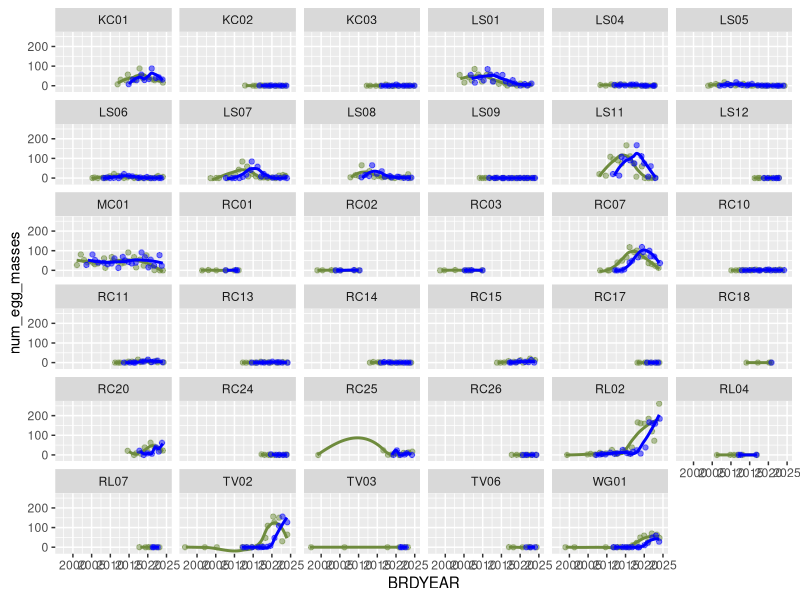
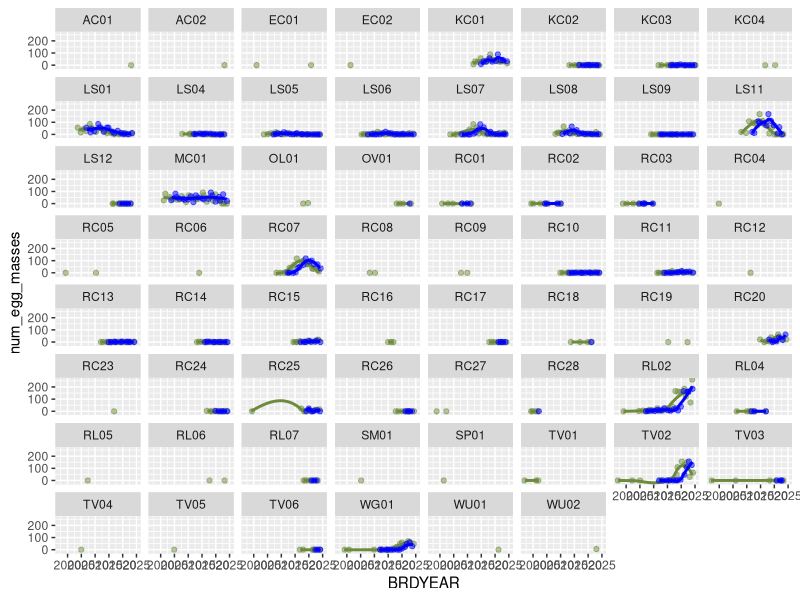

These charts were generated, in order, by the following R code: (Note: this script raises an error after producing the figures.)
## ---- chunk 1
knitr::opts_chunk$set(echo = TRUE)
knitr::opts_chunk$set(warning = FALSE)
## ---- chunk 2
library(dplyr)
library(ggplot2)
library(tidyverse)
setwd(here::here("code"))
# source("1_data_prep.R")
data <- read_csv(here::here("data", "filtered_raw_data.csv"))
between_year_data <- read_csv(here::here("data", "between_year_data.csv"))
complete_btw_data <- read_csv(here::here("data", "complete_btw_data.csv"))
onset_of_breeding_surv <- read_csv(here::here("data", "onset_of_breeding.csv"))
## ---- chunk 3
#summary information of egg masses count

#total number of egg masses is 3939
sum(data$NumberofEggMasses, na.rm = TRUE)

#maximum number of egg masses for a given survey is 25, while the mean is 0.857
summary(data$NumberofEggMasses,na.rm = TRUE)
## ---- chunk 4
statistics <- data %>% 
  group_by(BRDYEAR,Watershed,LocationID) %>% 
  summarize(survey_count = n_distinct(EventGUID),
            mean_egg_num = (sum(NumberofEggMasses, na.rm = TRUE)/survey_count),
            total_egg_num =sum(NumberofEggMasses, na.rm = TRUE),
            firstEgg = min(dayOfWY), 
            lastEgg = max(dayOfWY), 
            breedingLength = max(dayOfWY) - min(dayOfWY))
statistics
## ---- chunk 5
# ranges of each variable for summary data table
data_mins <- data.frame(sapply(data, min, na.rm = TRUE))
data_maxs <- data.frame(sapply(data, max, na.rm = TRUE))
data_means <- data.frame(sapply(data, mean, na.rm = TRUE))
count(data, LocationID)
## ---- chunk 6
between_year_data_lagged <- between_year_data %>%
  group_by(LocationID) %>%
  arrange(BRDYEAR) %>%
  mutate(num_egg_masses_lag = lag(num_egg_masses, n = 3)) %>%
  ungroup()

lag_sites <- ggplot(between_year_data_lagged, aes(x=BRDYEAR)) +
  geom_jitter(aes(y=num_egg_masses), color="darkolivegreen4", alpha=0.5) +
  geom_smooth(aes(y=num_egg_masses), color="darkolivegreen4",alpha=0.3, se=F) +
  geom_jitter(aes(y=num_egg_masses_lag), color="blue", alpha=0.5) +
  geom_smooth(aes(y=num_egg_masses_lag), color="blue", alpha=0.3, se=F) +
  facet_wrap(.~LocationID)

## more relevant, just seemingly (at quick glance) continous sites
cont_btw_lag <- between_year_data_lagged %>% filter(LocationID=='KC01' | LocationID=='KC02' |LocationID=='KC03' | LocationID=='LS01' | LocationID=='LS04' | LocationID=='LS05' | LocationID=='LS06' | LocationID=='LS07' | LocationID=='LS08' | LocationID=='LS09' | LocationID=='LS11' | LocationID=='LS12' | LocationID=='MC01' | LocationID=='RC01' | LocationID=='RC02' | LocationID=='RC03' | LocationID=='RC07' | LocationID=='RC10' | LocationID=='RC11' | LocationID=='RC13' | LocationID=='RC14' | LocationID=='RC15' | LocationID=='RC17' | LocationID=='RC18' | LocationID=='RC20' | LocationID=='RC24' | LocationID=='RC25' | LocationID=='RC26' | LocationID=='RL02' | LocationID=='RL04' | LocationID=='RL07' | LocationID=='TV02' | LocationID=='TV03' | LocationID=='TV06' | LocationID=='WG01')

cont_lag_sites <- ggplot(cont_btw_lag, aes(x=BRDYEAR)) +
  geom_jitter(aes(y=num_egg_masses), color="darkolivegreen4", alpha=0.5) +
  geom_smooth(aes(y=num_egg_masses), color="darkolivegreen4",alpha=0.3, se=F) +
  geom_jitter(aes(y=num_egg_masses_lag), color="blue", alpha=0.5) +
  geom_smooth(aes(y=num_egg_masses_lag), color="blue", alpha=0.3, se=F) +
  facet_wrap(.~LocationID)
## ---- chunk 7
# Darren believes there is data 2004-2010 at Mori/Laguna Salada, Milagra, Big Lagoon, & Rodeo which prompted us to revisit our data before 2010 (prev filtered out)

false_validation <- raw_data %>% select(Validation) %>% 
  group_by(Validation) %>% 
  summarise(Counts=n())

# copied the filtering process used to create "data" from 1_data_prep. ADDED filter <2010
pre2010_data <- unfiltered_data %>% 
  group_by(LocationID, BRDYEAR) %>% 
  summarize(survey_count_site_yr = n_distinct(EventGUID), .groups = "drop") %>% 
  ungroup() %>% 
  full_join(unfiltered_data, by = c("LocationID" = "LocationID", "BRDYEAR" = "BRDYEAR")) %>% 
  filter(survey_count_site_yr > 1) %>% 
  filter(BRDYEAR < 2010) %>%
  mutate(
    Watershed = droplevels(Watershed),
    LocationID = droplevels(LocationID)) %>%
  mutate(
    LocationID = case_when(
      LocationID == "LS02" | LocationID == "LS03" ~ "LS11",
      TRUE ~ LocationID)) %>% 
  mutate(LocationID = case_when( # fix lowercase LocationIDs (ex: rc01 to RC01)
    LocationID == "rc01" ~ "RC01",
    LocationID == "rc02" ~ "RC02",
    LocationID == "rc03" ~ "RC03",
    TRUE ~ LocationID #keeps other values unchanged
  ))

# between year pre-2010 data
btw_pre2010_data <- pre2010_data %>% 
  select(LocationID, BRDYEAR, Watershed, NumberofEggMasses, AirTemp, WaterTemp, MaxD, WaterSalinity, CoastalSite, yearly_rain, ground_sub, ground_emerg, ground_open_water, interpolated_canopy, water_flow, water_regime) %>% 
  group_by(LocationID, BRDYEAR) %>% 
  summarize(
    mean_max_depth = ifelse(all(is.na(MaxD)), NA, mean(MaxD, na.rm = TRUE)),
    max_depth = ifelse(all(is.na(MaxD)), NA, max(MaxD, na.rm = TRUE)),
    mean_salinity = ifelse(all(is.na(WaterSalinity)), NA, mean(WaterSalinity, na.rm = TRUE)),
    max_salinity = ifelse(all(is.na(WaterSalinity)), NA, max(WaterSalinity, na.rm = TRUE)),
    AirTemp = ifelse(all(is.na(AirTemp)), NA, mean(AirTemp, na.rm = TRUE)),
    WaterTemp = ifelse(all(is.na(WaterTemp)), NA, mean(WaterTemp, na.rm = TRUE)),
    num_egg_masses = sum(NumberofEggMasses, na.rm = TRUE), 
    mean_percent_sub = ifelse(all(is.na(ground_sub)), NA, mean(ground_sub, na.rm = TRUE)),
    mean_percent_emerg = ifelse(all(is.na(ground_emerg)), NA, mean(ground_emerg, na.rm = TRUE)),
    mean_percent_water = ifelse(all(is.na(ground_open_water)), NA, mean(ground_open_water, na.rm = TRUE)),
    across(everything(), ~first(.))) %>% 
  select(-MaxD, -WaterSalinity, -NumberofEggMasses, -ground_sub, -ground_emerg, -ground_open_water) %>% 
  mutate(mean_salinity = if_else(CoastalSite, mean_salinity, 0),
         max_salinity = if_else(CoastalSite, max_salinity, 0)) %>% 
  select(-max_salinity, -mean_salinity) %>% # deleting salinity from between year
  ungroup()


# creating a "complete case" column
btw_pre2010_data$complete_case <- complete.cases(btw_pre2010_data)
complete_btw_pre2010_data <- btw_pre2010_data %>% filter(complete_case == TRUE)


pre2010_eggs <- pre2010_data %>% 
  group_by(BRDYEAR,Watershed,LocationID) %>% 
  summarize(survey_count = n_distinct(EventGUID),
            total_egg_num =sum(NumberofEggMasses, na.rm = TRUE),
            firstEgg = min(dayOfWY))

# onset of breeding pre2010
onset_pre2010 <- onset_of_breeding %>% 
  filter(BRDYEAR < 2010)

# creating a "complete case" column
onset_pre2010$complete_case <- complete.cases(onset_pre2010)
complete_onset_pre2010 <- onset_pre2010 %>% filter(complete_case == TRUE)
## ---- chunk 8
# LOCATIONID: number eggs vs. year
## only pre2010 data
ggplot(btw_pre2010_data, aes(BRDYEAR, num_egg_masses)) +
  geom_point() +
  geom_line() +
  facet_wrap(.~LocationID)

ggplot(btw_pre2010_data, aes(x=BRDYEAR, y=num_egg_masses, color=LocationID)) +
  geom_point() +
  geom_smooth(se=FALSE) +
  xlab("Year")

## all years
ggplot(between_year_data, aes(BRDYEAR, num_egg_masses)) +
  geom_point() +
  geom_line() +
  facet_wrap(.~LocationID)

ggsave('btw year - eggs by location.png', width = 15, height = 8, units = "in", path = "~/Documents/Berkeley/junior 2023-24/spring24/frog job/CRLF2/Output")

ggplot(between_year_data, aes(x=BRDYEAR, y=num_egg_masses, color=LocationID)) +
  geom_point() +
  geom_smooth(se=FALSE) +
  xlab("Year")

# WATERSHED: number eggs vs. year
## only pre2010 data
ggplot(btw_pre2010_data, aes(BRDYEAR, num_egg_masses)) +
  geom_point() +
  geom_line() +
  facet_wrap(.~Watershed)

ggplot(btw_pre2010_data, aes(x=BRDYEAR, y=num_egg_masses, color=Watershed)) +
  geom_point() +
  geom_smooth(se=FALSE) +
  xlab("Year")

## all data
ggplot(between_year_data, aes(BRDYEAR, num_egg_masses)) +
  geom_point() +
  geom_line() +
  facet_wrap(.~Watershed)
ggsave('btw year - eggs by watershed.png', width = 15, height = 8, units = "in", path = "~/Documents/Berkeley/junior 2023-24/spring24/frog job/CRLF2/Output")


ggplot(between_year_data, aes(x=BRDYEAR, y=num_egg_masses, color=Watershed)) +
  geom_point() +
  geom_smooth(se=FALSE) +
  xlab("Year")
## ---- chunk 9
# plots for data comparisons across all sites
cover_comparisons = between_year_data_for_cover_comparison

ggplot(data = cover_comparisons) + 
  geom_smooth(aes(x = BRDYEAR, y = mean_ground_sub), color = "salmon", se = FALSE) +
  geom_smooth(aes(x = BRDYEAR, y = mean_interpolated_sub), color = "turquoise3", se = FALSE)

ggplot(data = cover_comparisons) + 
  geom_smooth(aes(x = BRDYEAR, y = mean_ground_emerg), color = "salmon", se = FALSE) +
  geom_smooth(aes(x = BRDYEAR, y = mean_interpolated_emerg), color = "turquoise3", se = FALSE)

ggplot(data = cover_comparisons) + 
  geom_smooth(aes(x = BRDYEAR, y = mean_ground_open_water), color = "salmon", se = FALSE) +
  geom_smooth(aes(x = BRDYEAR, y = mean_interpolated_open_water), color = "turquoise3",se = FALSE)

## ---- chunk 10
# facet wrap by site
site_sub <- ggplot(data = cover_comparisons) + 
  geom_smooth(aes(x = BRDYEAR, y = mean_ground_sub), color = "salmon", se = FALSE) +
  geom_line(aes(x = BRDYEAR, y = mean_interpolated_sub), color = "turquoise3") +
  facet_wrap(~LocationID)

site_emerg <- ggplot(data = cover_comparisons) + 
  geom_smooth(aes(x = BRDYEAR, y = mean_ground_emerg), color = "salmon", se = FALSE) +
  geom_line(aes(x = BRDYEAR, y = mean_interpolated_emerg), color = "turquoise3", se = FALSE) +
  facet_wrap(~LocationID)

site_open <- ggplot(data = cover_comparisons) + 
  geom_smooth(aes(x = BRDYEAR, y = mean_ground_open_water), color = "salmon", se = FALSE) +
  geom_line(aes(x = BRDYEAR, y = mean_interpolated_open_water), color= "turquoise3", se = FALSE) +
  facet_wrap(~LocationID)
## ---- chunk 11
# run correlations for open water and vegetation
correlations <- cover_comparisons %>% 
  na.omit() %>% 
  group_by(LocationID) %>% 
  summarize(open_water_cor = cor(mean_ground_open_water, mean_interpolated_open_water),
            sub_cor = cor(mean_ground_sub, mean_interpolated_sub),
            emerg_cor = cor(mean_ground_emerg, mean_interpolated_emerg))

overall_cor <- cover_comparisons %>% 
  na.omit() %>% 
  summarize(open_water_cor = cor(mean_ground_open_water, mean_interpolated_open_water),
            sub_cor = cor(mean_ground_sub, mean_interpolated_sub),
            emerg_cor = cor(mean_ground_emerg, mean_interpolated_emerg))

# lm's for correlation
open_water_model <- lm(mean_ground_open_water ~ mean_interpolated_open_water + as.factor(LocationID), data = cover_comparisons)
summary(open_water_model)

sub_veg_model <- lm(mean_ground_sub ~ mean_interpolated_sub, data = cover_comparisons)
summary(sub_veg_model)

emerg_veg_model <- lm(mean_ground_emerg ~ mean_interpolated_emerg, data = cover_comparisons)
summary(emerg_veg_model)
## ---- chunk 12
# plotting on-the-ground data on X axis, interpolated on Y axis
ggplot(data = cover_comparisons, aes(x = mean_ground_open_water, y = mean_interpolated_open_water)) + 
  geom_smooth(se = FALSE) + 
  facet_wrap(~LocationID)
## ---- chunk 13
cover_comparisons = between_year_data_for_cover_comparison

# creating a "complete case" column
cover_comparisons$complete_case <- complete.cases(cover_comparisons)

# 161 complete cases 
complete_cover_comparisons <- cover_comparisons %>% filter(complete_case == TRUE)

# 24 complete sites
complete_sites <- complete_cover_comparisons %>% 
  group_by(LocationID) %>% 
  count() # there are 24 complete LocationIDs (sites)

## previous number of sites (before complete_case filter) = 47
## 23 sites were lost
previous_site_number <- between_year_data_for_cover_comparison %>% 
  group_by_("LocationID") %>% 
  count()

# join with previous_site LocationID column to get NAs for missing sites
complete_with_missing_sites <- previous_site_number %>% 
  select(LocationID) %>% 
  full_join(complete_sites)

summary(complete.cases(complete_with_missing_sites)) # lose 23 sites (complete=FALSE), 24 remain
## ---- chunk 14
# submergent
complete_submergent <- ggplot(data = complete_cover_comparisons) + 
  geom_smooth(aes(x = BRDYEAR, y = mean_ground_sub), color = "darkolivegreen3", se = FALSE) +
  geom_smooth(aes(x = BRDYEAR, y = mean_interpolated_sub), color = "cornflowerblue", se = FALSE)

#emergent
complete_emergent <- ggplot(data = complete_cover_comparisons) + 
  geom_smooth(aes(x = BRDYEAR, y = mean_ground_emerg), color = "darkolivegreen3", se = FALSE) +
  geom_smooth(aes(x = BRDYEAR, y = mean_interpolated_emerg), color = "cornflowerblue", se = FALSE)

#open water
complete_open <- ggplot(data = complete_cover_comparisons) + 
  geom_smooth(aes(x = BRDYEAR, y = mean_ground_open_water), color = "darkolivegreen3", se = FALSE) +
  geom_smooth(aes(x = BRDYEAR, y = mean_interpolated_open_water), color = "cornflowerblue",se = FALSE)
## ---- chunk 15
# facet wrap by site
## submergent
complete_site_sub <- ggplot(data = complete_cover_comparisons) + 
  geom_smooth(aes(x = BRDYEAR, y = mean_ground_sub), color = "darkolivegreen3", se = FALSE) +
  geom_line(aes(x = BRDYEAR, y = mean_interpolated_sub), color = "cornflowerblue") +
  facet_wrap(~LocationID)

## emergent
complete_site_emerg <- ggplot(data = complete_cover_comparisons) + 
  geom_smooth(aes(x = BRDYEAR, y = mean_ground_emerg), color = "darkolivegreen3", se = FALSE) +
  geom_line(aes(x = BRDYEAR, y = mean_interpolated_emerg), color = "cornflowerblue", se = FALSE) +
  facet_wrap(~LocationID)

## open water
complete_site_open <- ggplot(data = complete_cover_comparisons) + 
  geom_smooth(aes(x = BRDYEAR, y = mean_ground_open_water), color = "darkolivegreen3", se = FALSE) +
  geom_line(aes(x = BRDYEAR, y = mean_interpolated_open_water), color= "cornflowerblue", se = FALSE) +
  facet_wrap(~LocationID)
## ---- chunk 16
# run correlations for open water and vegetation

## by site
correlations <- complete_cover_comparisons %>% 
  na.omit() %>% 
  group_by(LocationID) %>% 
  summarize(open_water_cor = cor(mean_ground_open_water, mean_interpolated_open_water),
            sub_cor = cor(mean_ground_sub, mean_interpolated_sub),
            emerg_cor = cor(mean_ground_emerg, mean_interpolated_emerg))

## overall
overall_cor <- complete_cover_comparisons %>% 
  na.omit() %>% 
  summarize(open_water_cor = cor(mean_ground_open_water, mean_interpolated_open_water),
            sub_cor = cor(mean_ground_sub, mean_interpolated_sub),
            emerg_cor = cor(mean_ground_emerg, mean_interpolated_emerg))


# lm's for correlation
open_water_model <- lm(mean_ground_open_water ~ mean_interpolated_open_water + as.factor(LocationID), data = complete_cover_comparisons)
summary(open_water_model)

sub_veg_model <- lm(mean_ground_sub ~ mean_interpolated_sub, data = complete_cover_comparisons)
summary(sub_veg_model)

emerg_veg_model <- lm(mean_ground_emerg ~ mean_interpolated_emerg, data = complete_cover_comparisons)
summary(emerg_veg_model)
## ---- chunk 17
canopy_emergent <- complete_btw_data %>% ggplot(aes(x=interpolated_canopy, y=mean_percent_emerg))+
  geom_point() +
  geom_smooth()
canopy_emergent

canopy_emergent_model <- lm(mean_percent_emerg ~ interpolated_canopy, data = complete_btw_data)

summary(canopy_emergent_model)

# facet by site
complete_btw_data %>% ggplot(aes(x=interpolated_canopy, y=mean_percent_emerg))+
  geom_point() +
  geom_smooth() +
  facet_wrap(~Watershed)

## ---- chunk 18
#I made a new "data_after2009"data set and plot the trend line using is, instead of the full "data". (since 2000-2005 all have 0 egg masses, and there are no records from 2009 to 2009)
data_after2009 <- data|> 
  filter(BRDYEAR>2009)
data_after2009

statistics_after2009 <- statistics |>
  filter(BRDYEAR>2009)
statistics_after2009
## ---- chunk 19
#plots of mean number of NEW egg masses per survey
#This code has been updated. If anyone can help adding label info (the mean value) besides each point that would be great. 
ggplot(data = data_after2009,mapping = aes(x = BRDYEAR, y = NumberofEggMasses))+ 
  geom_jitter(alpha=0.1,width = 0.1)+
  stat_summary(fun = "mean",geom = "point",color = "orange", size= 2)+
  geom_smooth(method = "lm", color = "blue",se = FALSE)+
  labs(x = "Year", y = "mean number of new egg masses per survey")+
  scale_y_continuous(limits = c(0,5))

### above plot facet by watershed
ggplot(data = data_after2009,mapping = aes(x = BRDYEAR, y = NumberofEggMasses))+ 
  geom_jitter(alpha=0.1,width = 0.1)+
  stat_summary(fun = "mean",geom = "point",color = "orange", size= 2)+
  geom_smooth(method = "lm", color = "blue",se = FALSE)+
  facet_wrap(~Watershed)+ scale_y_continuous(limits = c(0,5))

### above plot facet by site
ggplot(data = data_after2009,mapping = aes(x = BRDYEAR, y = NumberofEggMasses))+ 
  geom_jitter(alpha=0.1,width = 0.1)+
  stat_summary(fun = "mean",geom = "point",color = "orange", size= 2)+
  geom_smooth(method = "lm", color = "blue",se = FALSE)+
  facet_wrap(~LocationID)+ scale_y_continuous(limits = c(0,5))

## ---- chunk 20
#plot of total egg masses over time per Watershed
ggplot(data = data_after2009,mapping = aes(x = BRDYEAR, y = NumberofEggMasses))+ 
  stat_summary(fun = "sum",geom = "point", color = "black", size= 2) + facet_wrap(~Watershed)+
  labs(x = "Year", y = "total new egg masses")

#plot of total egg masses over time per site
ggplot(data = data_after2009)+ 
  stat_summary(mapping = aes(x = BRDYEAR, y = NumberofEggMasses),
               fun = "sum",geom = "point",color = "black", size= 2) + facet_wrap(~LocationID)+
  labs(x = "Year", y = "total new egg masses")

## above with size of point = survey_count (per site)
ggplot(data = statistics, mapping = aes(x = BRDYEAR, y = total_egg_num)) +
  geom_point(aes(alpha = survey_count)) + facet_wrap(~LocationID) +
  labs(x = "Year", y = "total new egg masses")

# plot of presence or absence of eggs for each site/year
between_year_data_plot <- between_year_data %>% 
  mutate(
    boolean_eggs = (num_egg_masses != 0)
  )
ggplot(between_year_data_plot, aes(x = BRDYEAR, y = LocationID, fill = boolean_eggs)) + geom_tile(color = "black") + coord_fixed() + scale_fill_manual(values = c("lavender", "purple4")) + theme_classic()
## ---- chunk 21

ggplot(data = within_year_data, aes(x = dayOfWY, y = NumberofEggMasses)) + geom_point()

## ---- chunk 22
# timing (days since october 1) of egg laying by year and watershed

eggTiming<-data|>
  filter(NumberofEggMasses > 0)|>
  group_by(Watershed, LocationID, BRDYEAR)|>
  summarize(firstEgg = min(dayOfWY), 
            lastEgg = max(dayOfWY), 
            breedingLength = max(dayOfWY) - min(dayOfWY))
eggTiming


## plot timing v.1
ggplot(data = eggTiming, aes(x = BRDYEAR, y = breedingLength, color = Watershed)) + geom_line()

## improved plot timing v.2
ggplot(data = eggTiming, aes(x = BRDYEAR, y = breedingLength, color = Watershed)) + geom_point() + geom_smooth(method="loess", se=F)

#above plot but facet by watershed
ggplot(data = eggTiming, aes(x = BRDYEAR, y = breedingLength,color = Watershed)) + geom_point() + geom_smooth(method="loess", se=F)+ facet_wrap(~Watershed)

ggplot(data = eggTiming, aes(x = BRDYEAR, y = breedingLength,color = Watershed)) + geom_point() + geom_smooth(method="loess", se=F)+ facet_wrap(~LocationID)

# Which one of the 3 rainfall dataset should we use for each of these sites?
## TODO: correlate breeding season length with rainfall
## ---- chunk 23
eggTiming|>
  group_by(BRDYEAR)

# Calculate the full breeding length of all sites for a given year, to be correlated with rainfall data.
eggTiming_new <- data %>%
  filter(NumberofEggMasses > 0) %>%
  group_by(BRDYEAR) %>%
  summarize(firstEgg = min(dayOfWY), 
            lastEgg = max(dayOfWY), 
            breedingLength = max(dayOfWY) - min(dayOfWY))
eggTiming_new$Water_Year <- eggTiming_new$BRDYEAR
ggplot(data = eggTiming_new, aes(x = Water_Year, y = breedingLength,)) + geom_point() + geom_smooth(method="loess", se=F)
## ---- chunk 24
#table showing number of different sites for all watersheds
number_of_sites_within_watershed <- data %>% 
  group_by(Watershed) %>% 
  summarize(distinct_count = n_distinct(LocationID))
number_of_sites_within_watershed
view(number_of_sites_within_watershed)

as.data.frame(number_of_sites_within_watershed)
sum(number_of_sites_within_watershed$distinct_count)

#plot of the above table.
ggplot(number_of_sites_within_watershed,aes(x=Watershed,y=distinct_count))+
  geom_point()
## ---- chunk 25
# table: number surveys per year (not relevant)
survey_count_by_year <- data|>
  group_by(BRDYEAR)|>
  summarize(survey_count=n_distinct(EventGUID))
survey_count_by_year

# plot: survey count per year across all watersheds/sites
ggplot(data = survey_count_by_year,aes(x=BRDYEAR,y=survey_count))+geom_point()+geom_smooth()+ scale_y_continuous(limits = c(0,200))

# table: number of surveys at each watershed per year
abundance_counts <- data %>%
  group_by(Watershed, BRDYEAR) %>%
  summarize(survey_count = n_distinct(EventGUID))
abundance_counts

# table: num surveys per site over entire study period
abundance_counts_sites <- data %>% 
  group_by(LocationID) %>% 
  summarize(survey_count = n_distinct(EventGUID))
view(abundance_counts_sites)
## ---- chunk 26
# above table but containing only after year 2009. There is a few survey before that and all in one single year in Watershed: redwood creek.
abundance_counts_after2009 <- data_after2009 %>%
  group_by(Watershed, BRDYEAR) %>%
  summarize(survey_count = n_distinct(EventGUID))
abundance_counts_after2009

# plot: number of surveys per year per Watershed after 2009.
survey_graph_after2009 <- ggplot(abundance_counts_after2009,aes(x=BRDYEAR,y=survey_count,colour=Watershed))+geom_point()+ facet_wrap(~Watershed)
survey_graph_after2009

## ---- chunk 27
#heatmap of survey count per year by watershed
ggplot(abundance_counts, aes(x = BRDYEAR, y = Watershed, fill = survey_count)) +
  geom_tile() +
  scale_fill_gradient(low = "#CBEB81", high = "#0E2D8A") +  # Adjust color gradient
  labs(x = "Breeding Year", y = "Watershed", title = "Abundance Heatmap") +  # Add axis labels and title
  theme_minimal()

#above graph containing only year after 2009.
ggplot(abundance_counts_after2009, aes(x = BRDYEAR, y = Watershed, fill = survey_count)) +
  geom_tile() +
  scale_fill_gradient(low = "#CBEB81", high = "#0E2D8A") +  # Adjust color gradient
  labs(x = "Breeding Year", y = "Watershed", title = "Abundance Heatmap") +  # Add axis labels and title
  theme_minimal()

## ---- chunk 28
#number of survey count for each number of new egg masses of all watersheds by year
ggplot(data = statistics, mapping = aes(x = total_egg_num)) + 
  geom_freqpoly(mapping = aes(colour = BRDYEAR))+
  scale_x_continuous(limits = c(0, 170))
## ---- chunk 29
# investigating number of observers (obsv_total)
## histogram of obsv_total
ggplot(data = data, aes(x = obsv_total)) + geom_histogram()
## ---- chunk 30
#counting the number of non-NA values for the environmental variables we are looking at
## SALINITY: There are 727 non-NA salinity data. We can adjust based on what Darren replied in email. 
length(na.omit(data$WaterSalinity))

## OPEN WATER： There are 3030 non-NA open water data
length(na.omit(data$PercentOpenWater))

## DEPTH (AVG & MAX): Darren said they are not that relevant; if we use we should use max depth (the one with more data)

#there are 2020 non-zero average depth data
length(na.omit(data$AvgD))

#there are 3099 non-zero maximum depth data
length(na.omit(data$MaxD))

#correlation between average depth and max depth is significantly positive 
regression_depth=lm(AvgD~MaxD,data=new_egg)
summary(regression_depth)

library(ggpubr)
ggscatter(new_egg, x = "MaxD", y = "AvgD",
          add = "reg.line",cor.coef=TRUE,coor.method=" ")
